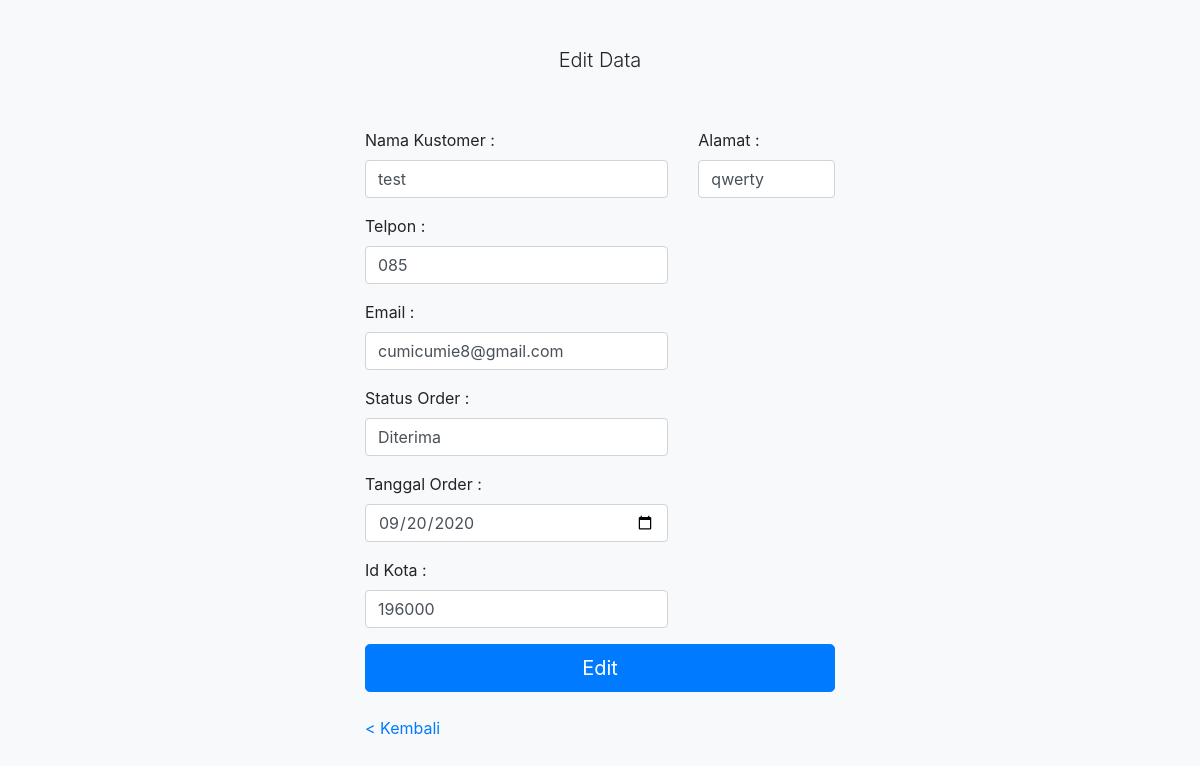
/admin/halaman/order/edit.php?id=1, run on the app's committed database.
### tables this page shows
CREATE TABLE `orders` (
  `id_orders` int(11) NOT NULL,
  `user_id` int(11) NOT NULL DEFAULT '0',
  `nama_kustomer` varchar(255) NOT NULL DEFAULT '',
  `alamat` text NOT NULL,
  `telpon` varchar(255) NOT NULL DEFAULT '',
  `email` varchar(255) NOT NULL DEFAULT '',
  `status_order` varchar(255) NOT NULL DEFAULT 'Baru',
  `kota` varchar(255) NOT NULL DEFAULT '',
  `subtotal` int(11) NOT NULL DEFAULT '0',
  `ongkir` int(11) NOT NULL DEFAULT '0',
  `kurir` varchar(255) NOT NULL DEFAULT '',
  `total` int(11) NOT NULL DEFAULT '0',
  `resi` varchar(255) DEFAULT NULL,
  `tgl_orders` date NOT NULL DEFAULT '0000-00-00'
);

### admin/halaman/order/edit.php (the view, shortened to what this page needs)
<?php
   $id_orders = $_GET['id'];
   $sql = "SELECT * FROM orders WHERE id_orders='$id_orders'";
   $result = mysqli_query($koneksi, $sql);
   $dt = mysqli_fetch_array($result);
?>
<html>
  <head>
    <link rel="stylesheet" href="../asset1/css/bootstrap.min.css">
    <link rel="stylesheet" type="text/css" href="../asset1/css/form.css">
  </head>
  <body class="bg-light">
    <div class="container">
      <div class="py-5 text-center">
        <h1 class="lead"> Edit Data </h1>
      </div>
      <div class="row">
        <div class="col-md-12 order-md-1">
          <form action="editaksi.php" method="post" class="needs-validation">
            <div class="row">
              <div class="col-md-8 mb-3">
                <label>Nama Kustomer : </label>
                <input type="text" class="form-control" name="nama_kustomer" value="<?php echo $dt['nama_kustomer'];?>">
              </div>
              <div class="col-md-4 mb-3">
                <label>Alamat : </label>
                <input type="text" class="form-control" name="alamat" value="<?php echo $dt['alamat'];?>">
              </div>
              <div class="col-md-8 mb-3">
                <label>Telpon : </label>
                <input type="text" class="form-control" name="telpon" value="<?php echo $dt['telpon'];?>">
              </div>
              <div class="col-md-8 mb-3">
                <label>Email : </label>
                <input type="text" class="form-control" name="email" value="<?php echo $dt['email'];?>">
              </div>
              <div class="col-md-8 mb-3">
                <label>Status Order : </label>
                <input type="text" class="form-control" name="status_order" value="<?php echo $dt['status_order'];?>">
              </div>
              <div class="col-md-8 mb-3">
                <label>Tanggal Order : </label>
                <input type="date" class="form-control" name="tgl_orders" value="<?php echo $dt['tgl_orders'];?>">
              </div>
              <div class="col-md-8 mb-3">
                <label>Id Kota : </label>
                <input type="text" class="form-control" name="total" value="<?php echo $dt['total'];?>">
              </div>
              </div>
            <button class="btn btn-primary btn-lg btn-block" type="submit">Edit</button>
            <br>
            <a href="./index.php?page=order">< Kembali</a>
          </form>
        </div>
      </div>
    </div>
  </body>
</html>

### asset1/css/form.css (style rules this page uses)
.container { max-width: 500px; }

### data on the page
orders: nama_kustomer "test", alamat "qwerty", telpon "085", email "cumicumie8@gmail.com", status_order "Diterima", tgl_orders "09/20/2020", total "196000"
